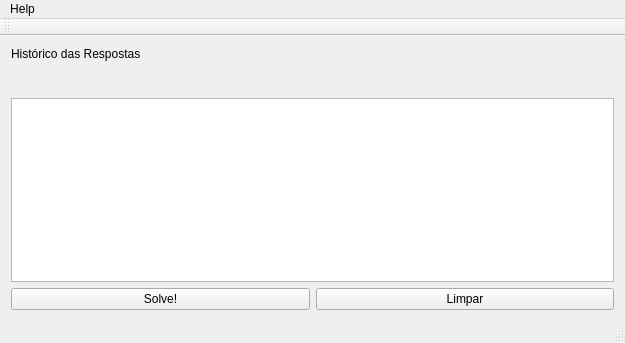
<?xml version="1.0" encoding="UTF-8"?>
<ui version="4.0">
 <class>MainWindow</class>
 <widget class="QMainWindow" name="MainWindow">
  <property name="geometry">
   <rect>
    <x>0</x>
    <y>0</y>
    <width>625</width>
    <height>343</height>
   </rect>
  </property>
  <property name="windowTitle">
   <string>Método de Cramer </string>
  </property>
  <widget class="QWidget" name="centralWidget">
   <layout class="QHBoxLayout" name="horizontalLayout">
    <item>
     <layout class="QGridLayout" name="gridLayout"/>
    </item>
    <item>
     <layout class="QGridLayout" name="gridLayout_2">
      <item row="0" column="1">
       <layout class="QVBoxLayout" name="verticalLayout">
        <item>
         <widget class="QLabel" name="label">
          <property name="text">
           <string>Histórico das Respostas</string>
          </property>
         </widget>
        </item>
        <item>
         <spacer name="verticalSpacer">
          <property name="orientation">
           <enum>Qt::Vertical</enum>
          </property>
          <property name="sizeHint" stdset="0">
           <size>
            <width>20</width>
            <height>40</height>
           </size>
          </property>
         </spacer>
        </item>
        <item>
         <widget class="QTextEdit" name="quadro"/>
        </item>
        <item>
         <layout class="QHBoxLayout" name="horizontalLayout_2">
          <item>
           <widget class="QPushButton" name="solve">
            <property name="text">
             <string>Solve!</string>
            </property>
           </widget>
          </item>
          <item>
           <widget class="QPushButton" name="limpar">
            <property name="text">
             <string>Limpar</string>
            </property>
           </widget>
          </item>
         </layout>
        </item>
       </layout>
      </item>
     </layout>
    </item>
   </layout>
  </widget>
  <widget class="QMenuBar" name="menuBar">
   <property name="geometry">
    <rect>
     <x>0</x>
     <y>0</y>
     <width>625</width>
     <height>25</height>
    </rect>
   </property>
   <widget class="QMenu" name="menuHelp">
    <property name="title">
     <string>Help</string>
    </property>
    <addaction name="actionAbout"/>
    <addaction name="actionSair"/>
   </widget>
   <addaction name="menuHelp"/>
  </widget>
  <widget class="QToolBar" name="mainToolBar">
   <attribute name="toolBarArea">
    <enum>TopToolBarArea</enum>
   </attribute>
   <attribute name="toolBarBreak">
    <bool>false</bool>
   </attribute>
  </widget>
  <widget class="QStatusBar" name="statusBar"/>
  <action name="actionColocar_Equa_o">
   <property name="text">
    <string>Colocar Equação</string>
   </property>
  </action>
  <action name="actionAbout">
   <property name="text">
    <string>About</string>
   </property>
  </action>
  <action name="actionSair">
   <property name="text">
    <string>Sair</string>
   </property>
  </action>
 </widget>
 <layoutdefault spacing="6" margin="11"/>
 <resources/>
 <connections/>
</ui>
